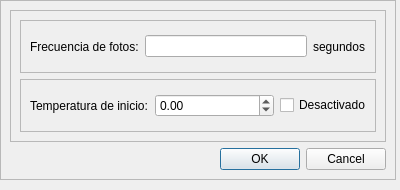
<?xml version="1.0" encoding="UTF-8"?>
<ui version="4.0">
 <class>Dialog</class>
 <widget class="QDialog" name="Dialog">
  <property name="geometry">
   <rect>
    <x>0</x>
    <y>0</y>
    <width>400</width>
    <height>190</height>
   </rect>
  </property>
  <property name="windowTitle">
   <string>Configuracion de Camara</string>
  </property>
  <widget class="QFrame" name="frame_4">
   <property name="geometry">
    <rect>
     <x>0</x>
     <y>0</y>
     <width>396</width>
     <height>180</height>
    </rect>
   </property>
   <property name="frameShape">
    <enum>QFrame::StyledPanel</enum>
   </property>
   <property name="frameShadow">
    <enum>QFrame::Raised</enum>
   </property>
   <layout class="QVBoxLayout" name="verticalLayout_2">
    <item>
     <widget class="QFrame" name="frame">
      <property name="minimumSize">
       <size>
        <width>376</width>
        <height>130</height>
       </size>
      </property>
      <property name="frameShape">
       <enum>QFrame::StyledPanel</enum>
      </property>
      <property name="frameShadow">
       <enum>QFrame::Raised</enum>
      </property>
      <layout class="QVBoxLayout" name="verticalLayout">
       <item>
        <widget class="QFrame" name="frame_2">
         <property name="frameShape">
          <enum>QFrame::StyledPanel</enum>
         </property>
         <property name="frameShadow">
          <enum>QFrame::Raised</enum>
         </property>
         <layout class="QHBoxLayout" name="horizontalLayout">
          <item>
           <widget class="QLabel" name="label">
            <property name="text">
             <string>Frecuencia de fotos:</string>
            </property>
           </widget>
          </item>
          <item>
           <widget class="QLineEdit" name="labelFrecuencia"/>
          </item>
          <item>
           <widget class="QLabel" name="label_3">
            <property name="text">
             <string>segundos</string>
            </property>
           </widget>
          </item>
         </layout>
        </widget>
       </item>
       <item>
        <widget class="QFrame" name="frame_3">
         <property name="frameShape">
          <enum>QFrame::StyledPanel</enum>
         </property>
         <property name="frameShadow">
          <enum>QFrame::Raised</enum>
         </property>
         <layout class="QHBoxLayout" name="horizontalLayout_2">
          <item>
           <widget class="QLabel" name="label_2">
            <property name="text">
             <string>Temperatura de inicio:</string>
            </property>
           </widget>
          </item>
          <item>
           <widget class="QDoubleSpinBox" name="doubleSpinTemp">
            <property name="maximumSize">
             <size>
              <width>16777215</width>
              <height>16777215</height>
             </size>
            </property>
            <property name="minimum">
             <double>-999900000.000000000000000</double>
            </property>
           </widget>
          </item>
          <item>
           <widget class="QCheckBox" name="checkBox">
            <property name="maximumSize">
             <size>
              <width>86</width>
              <height>16777215</height>
             </size>
            </property>
            <property name="toolTip">
             <string extracomment="Si se desactiva se empezaran a hacer fotos cuando se inicie el experimento"/>
            </property>
            <property name="text">
             <string>Desactivado</string>
            </property>
           </widget>
          </item>
         </layout>
        </widget>
       </item>
      </layout>
     </widget>
    </item>
    <item>
     <widget class="QDialogButtonBox" name="buttonBox">
      <property name="orientation">
       <enum>Qt::Horizontal</enum>
      </property>
      <property name="standardButtons">
       <set>QDialogButtonBox::Cancel|QDialogButtonBox::Ok</set>
      </property>
     </widget>
    </item>
   </layout>
  </widget>
 </widget>
 <resources/>
 <connections>
  <connection>
   <sender>buttonBox</sender>
   <signal>accepted()</signal>
   <receiver>Dialog</receiver>
   <slot>accept()</slot>
   <hints>
    <hint type="sourcelabel">
     <x>248</x>
     <y>254</y>
    </hint>
    <hint type="destinationlabel">
     <x>157</x>
     <y>274</y>
    </hint>
   </hints>
  </connection>
  <connection>
   <sender>buttonBox</sender>
   <signal>rejected()</signal>
   <receiver>Dialog</receiver>
   <slot>reject()</slot>
   <hints>
    <hint type="sourcelabel">
     <x>316</x>
     <y>260</y>
    </hint>
    <hint type="destinationlabel">
     <x>286</x>
     <y>274</y>
    </hint>
   </hints>
  </connection>
 </connections>
</ui>
